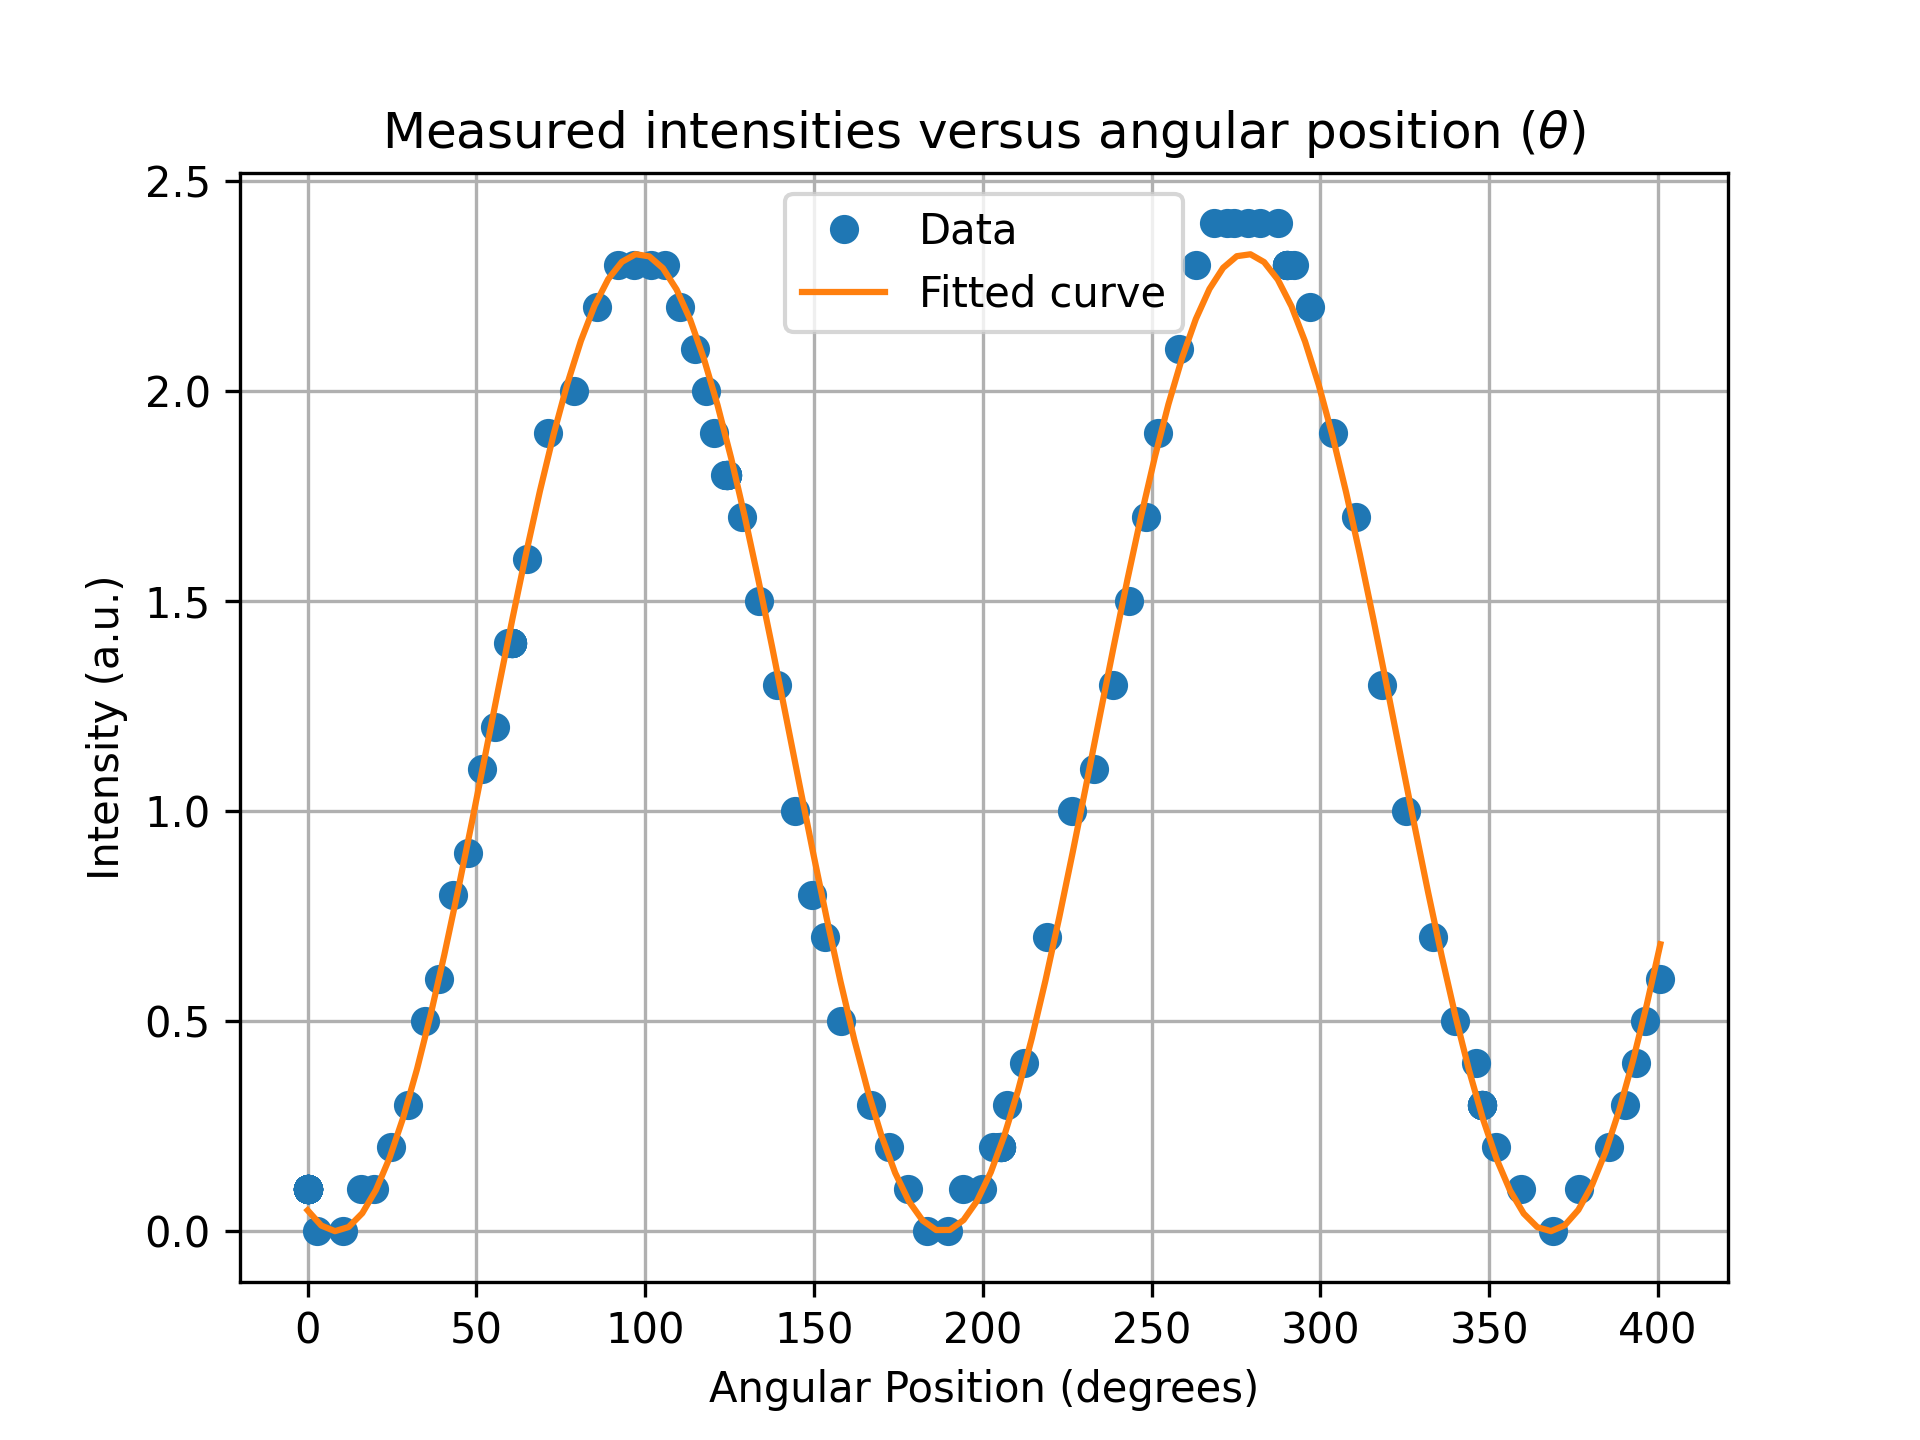

Generate this figure with Python:
import numpy as np
import matplotlib.pyplot as plt
from scipy.optimize import curve_fit

def processinputdata(filename):
    """
    Opens a text file and prints each line (row) individually.
    """
    lines = []
    with open(filename, 'r', encoding='utf-16') as file:
        for line in file:
            lines.append(line.strip().split())
    return lines

data = processinputdata('r2\plots\data.txt')[2:135]

x = [float(i[2]) for i in data]
y = [float(i[1]) for i in data]

def cos_squared_func(x, amp, omega, phi):
  # Convert degrees to radians
  x_rad = np.radians(x)
  return amp * np.cos(omega * x_rad + phi) ** 2


popt, pcov = curve_fit(cos_squared_func, x, y)
print("Fitted parameters:", popt)

x_fit = np.linspace(min(x), max(x), 100)
y_fit = cos_squared_func(x_fit, *popt)

plt.plot(x, y, 'o', label='Data')
plt.plot(x_fit, y_fit, '-', label='Fitted curve')
plt.legend()
plt.xlabel('Angular Position (degrees)')
plt.ylabel('Intensity (a.u.)')
plt.grid()
plt.title(r'Measured intensities versus angular position ($\theta$)')
plt.savefig('plot2.png', dpi=300)